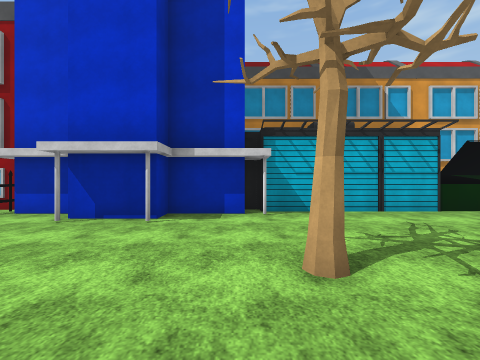
[1] (above)

16 first-person views from a walk through a 3-D level made in the Unity game engine. The camera is 1.4 m above the floor, looks level and sees 90° across. The floor is counted in squares, 2 m on a side. Each view is taken from the middle of a square. On the plan, view 1 faces up. The plan holds only what a view shows up to about 9 squares ahead; the rest is blank. The place goes on beyond the plan. Flat ground stands in for the terrain. The player character is not drawn. Surface patterns are stand-ins for the level's own textures.

[2]
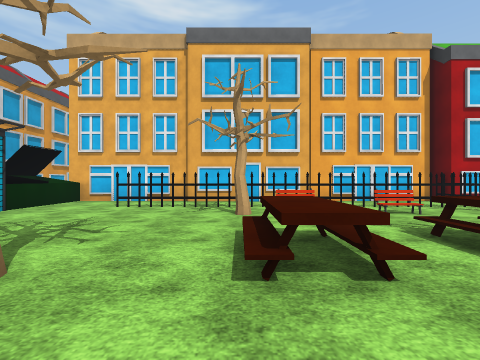

[3]
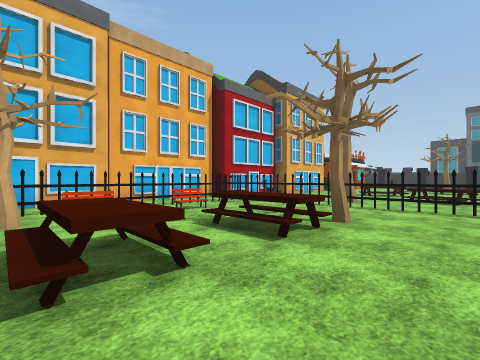

[4]
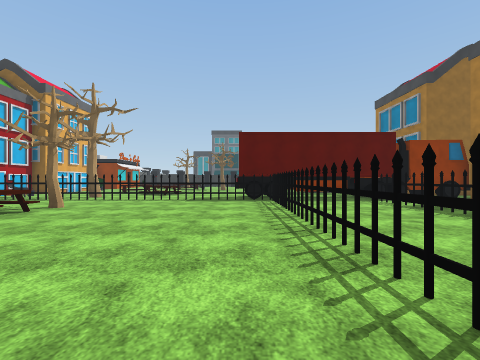

[5]
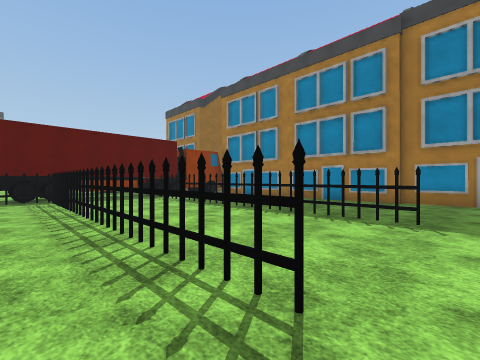

[6]
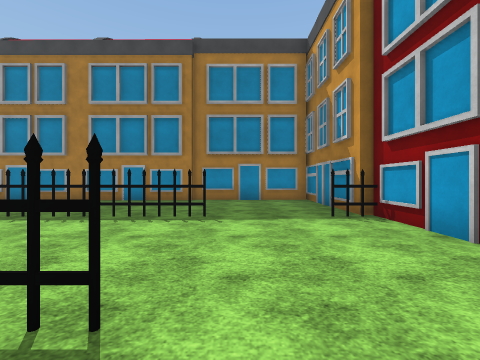

[7]
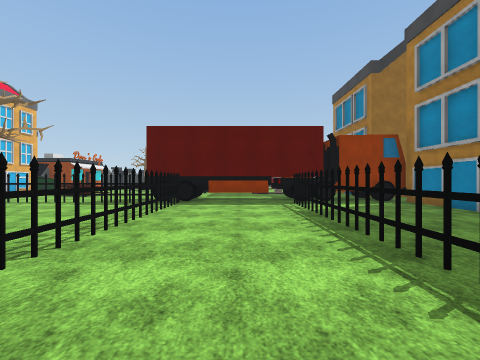

[8]
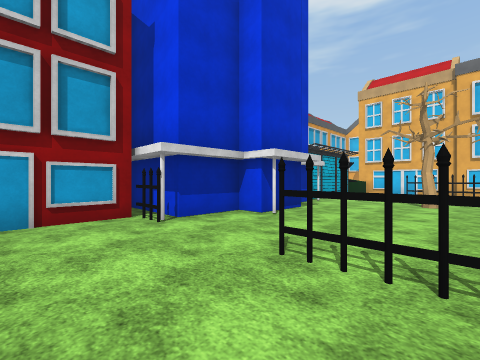

[9]
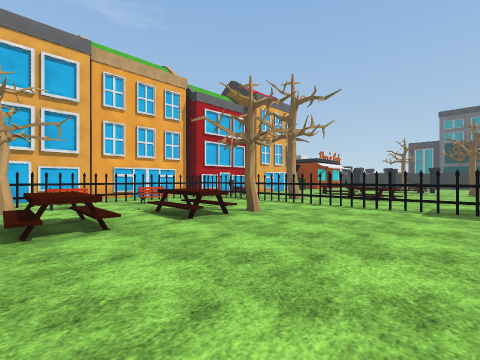

[10]
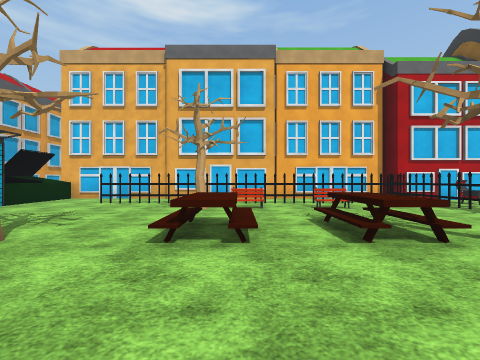

[11]
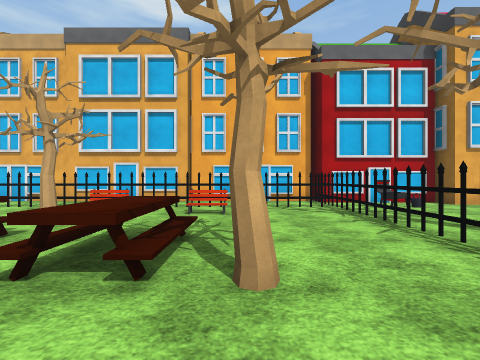

[12]
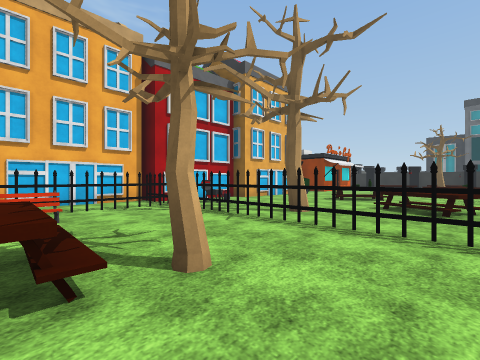

[13]
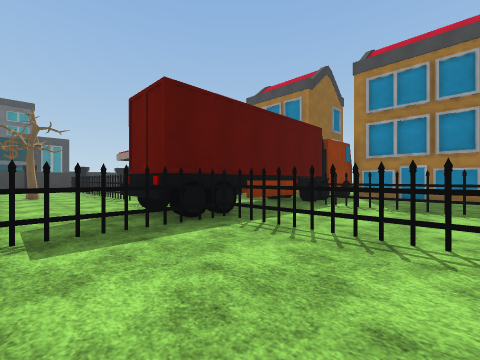

[14]
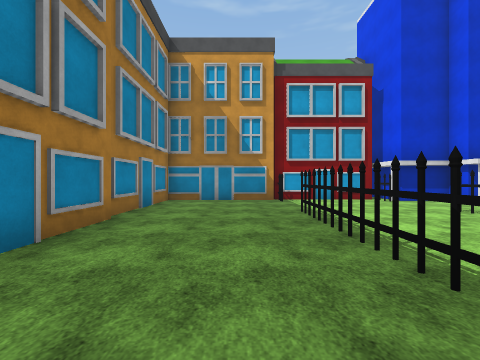

[15]
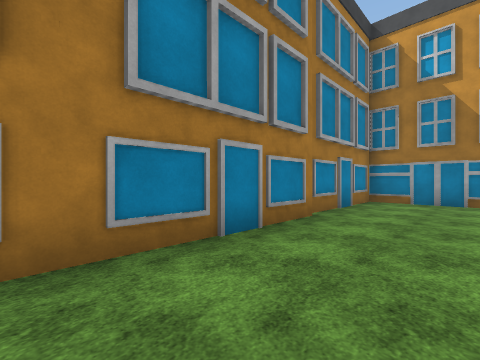

[16]
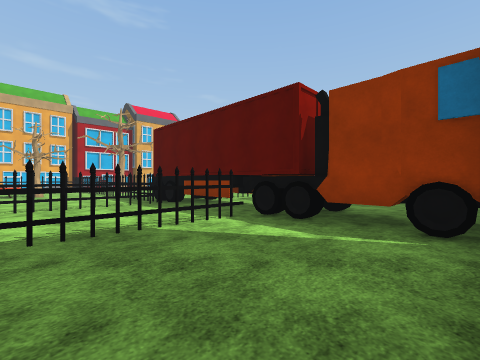

### Floor plan
Key: @ floor where view 1 was taken; # wall or solid block; . floor; / step, stairs or slope; O other object.
Columns run from 13 left of view 1 to 8 right of it. Each row starts with its distance up from view 1.
  7         #          OO
  6 #######O##   #  O OOO
  5 O...O...O#####..OO..#
  4 #...O.....#.#.......
  3 #.................O.#
  2 #...O...O.....O...O.#
  1 #...O...O.........O.#
  0  O..O...O....@//.OO.O
 -1  O..O...O.....O/.OO.O
 -2  ...O...O.........O.##
 -3  ...O...O.....O/./O.#
 -4  O..O...O.....O..OO.O
 -5  O..O...O.........O.#
 -6  ...O...O.........O.O
 -7  #######OOOOOOOOOOOOO#
 -8       ####.....O..OO##
 -9             OO    OO#

Where each view was taken, in squares from view 1:
view 1: 0 up, 0 right, facing up
view 2: 0 up, 1 left, facing right
view 3: 0 up, 1 left, facing down-right
view 4: 2 up, 4 left, facing down
view 5: 3 up, 4 left, facing down-left
view 6: 3 up, 4 left, facing left
view 7: 1 up, 7 left, facing down
view 8: 1 up, 7 left, facing up-right
view 9: 0 up, 3 left, facing down-right
view 10: 1 down, 2 left, facing right
view 11: 4 down, 1 left, facing right
view 12: 3 down, 1 left, facing down-right
view 13: 3 down, 2 left, facing down-left
view 14: 3 down, 10 left, facing up
view 15: 3 down, 10 left, facing up-left
view 16: 3 down, 12 left, facing down-right
